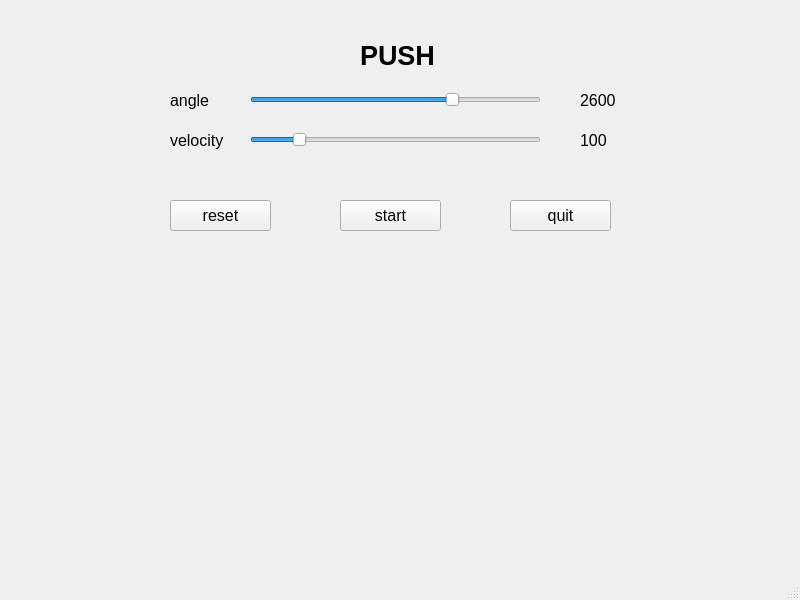
<?xml version="1.0" encoding="UTF-8"?>
<ui version="4.0">
 <class>FirstLayoutPushWindow</class>
 <widget class="QMainWindow" name="FirstLayoutPushWindow">
  <property name="geometry">
   <rect>
    <x>0</x>
    <y>0</y>
    <width>800</width>
    <height>600</height>
   </rect>
  </property>
  <property name="windowTitle">
   <string>MainWindow</string>
  </property>
  <widget class="QWidget" name="centralwidget">
   <widget class="QLabel" name="titleLabel">
    <property name="geometry">
     <rect>
      <x>360</x>
      <y>40</y>
      <width>81</width>
      <height>31</height>
     </rect>
    </property>
    <property name="font">
     <font>
      <family>Tahoma</family>
      <pointsize>20</pointsize>
      <weight>75</weight>
      <bold>true</bold>
     </font>
    </property>
    <property name="text">
     <string>PUSH</string>
    </property>
   </widget>
   <widget class="QLabel" name="angleLabel">
    <property name="geometry">
     <rect>
      <x>170</x>
      <y>90</y>
      <width>41</width>
      <height>21</height>
     </rect>
    </property>
    <property name="font">
     <font>
      <family>Tahoma</family>
      <pointsize>12</pointsize>
     </font>
    </property>
    <property name="text">
     <string>angle</string>
    </property>
   </widget>
   <widget class="QSlider" name="angleSlider">
    <property name="geometry">
     <rect>
      <x>250</x>
      <y>90</y>
      <width>291</width>
      <height>20</height>
     </rect>
    </property>
    <property name="minimum">
     <number>2194</number>
    </property>
    <property name="maximum">
     <number>2770</number>
    </property>
    <property name="value">
     <number>2600</number>
    </property>
    <property name="orientation">
     <enum>Qt::Horizontal</enum>
    </property>
   </widget>
   <widget class="QLabel" name="angleVal">
    <property name="geometry">
     <rect>
      <x>580</x>
      <y>90</y>
      <width>41</width>
      <height>21</height>
     </rect>
    </property>
    <property name="font">
     <font>
      <family>Tahoma</family>
      <pointsize>12</pointsize>
     </font>
    </property>
    <property name="text">
     <string>2600</string>
    </property>
   </widget>
   <widget class="QLabel" name="velocityLabel">
    <property name="geometry">
     <rect>
      <x>170</x>
      <y>130</y>
      <width>61</width>
      <height>21</height>
     </rect>
    </property>
    <property name="font">
     <font>
      <family>Tahoma</family>
      <pointsize>12</pointsize>
     </font>
    </property>
    <property name="text">
     <string>velocity</string>
    </property>
   </widget>
   <widget class="QSlider" name="velocitySlider">
    <property name="geometry">
     <rect>
      <x>250</x>
      <y>130</y>
      <width>291</width>
      <height>20</height>
     </rect>
    </property>
    <property name="minimum">
     <number>10</number>
    </property>
    <property name="maximum">
     <number>600</number>
    </property>
    <property name="value">
     <number>100</number>
    </property>
    <property name="orientation">
     <enum>Qt::Horizontal</enum>
    </property>
   </widget>
   <widget class="QLabel" name="velocityVal">
    <property name="geometry">
     <rect>
      <x>580</x>
      <y>130</y>
      <width>61</width>
      <height>21</height>
     </rect>
    </property>
    <property name="font">
     <font>
      <family>Tahoma</family>
      <pointsize>12</pointsize>
     </font>
    </property>
    <property name="text">
     <string>100</string>
    </property>
   </widget>
   <widget class="QPushButton" name="resetButton">
    <property name="geometry">
     <rect>
      <x>170</x>
      <y>200</y>
      <width>101</width>
      <height>31</height>
     </rect>
    </property>
    <property name="font">
     <font>
      <family>Tahoma</family>
      <pointsize>12</pointsize>
     </font>
    </property>
    <property name="text">
     <string>reset</string>
    </property>
   </widget>
   <widget class="QPushButton" name="startButton">
    <property name="geometry">
     <rect>
      <x>340</x>
      <y>200</y>
      <width>101</width>
      <height>31</height>
     </rect>
    </property>
    <property name="font">
     <font>
      <family>Tahoma</family>
      <pointsize>12</pointsize>
     </font>
    </property>
    <property name="text">
     <string>start</string>
    </property>
   </widget>
   <widget class="QPushButton" name="quitButton">
    <property name="geometry">
     <rect>
      <x>510</x>
      <y>200</y>
      <width>101</width>
      <height>31</height>
     </rect>
    </property>
    <property name="font">
     <font>
      <family>Tahoma</family>
      <pointsize>12</pointsize>
     </font>
    </property>
    <property name="text">
     <string>quit</string>
    </property>
   </widget>
  </widget>
  <widget class="QMenuBar" name="menubar">
   <property name="geometry">
    <rect>
     <x>0</x>
     <y>0</y>
     <width>800</width>
     <height>21</height>
    </rect>
   </property>
  </widget>
  <widget class="QStatusBar" name="statusbar"/>
 </widget>
 <resources/>
 <connections/>
</ui>
